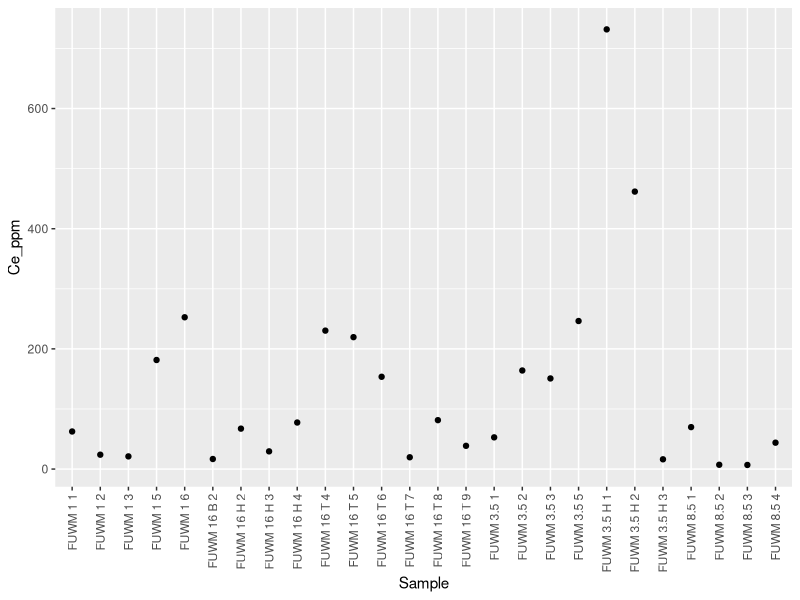
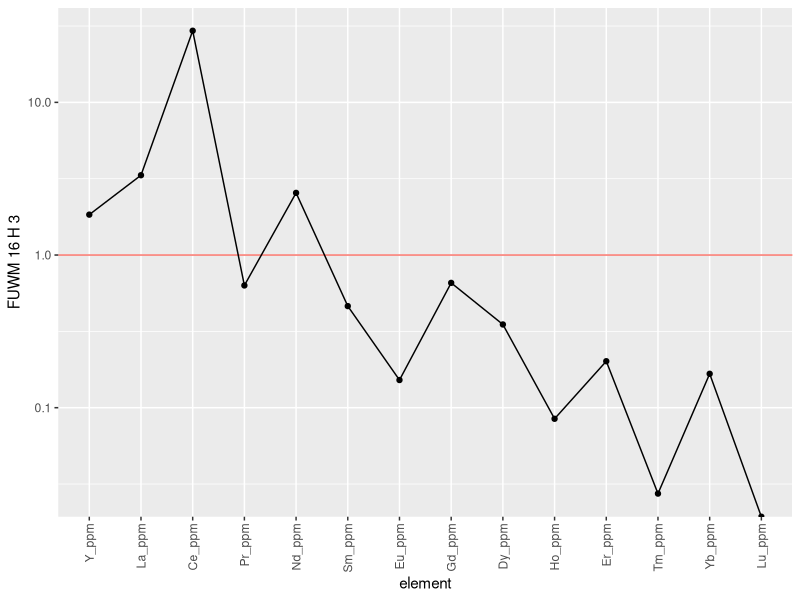
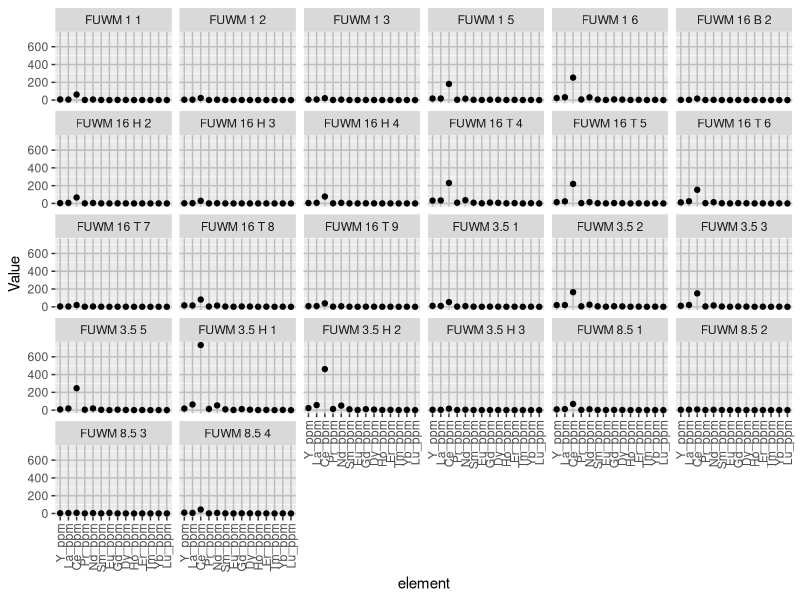
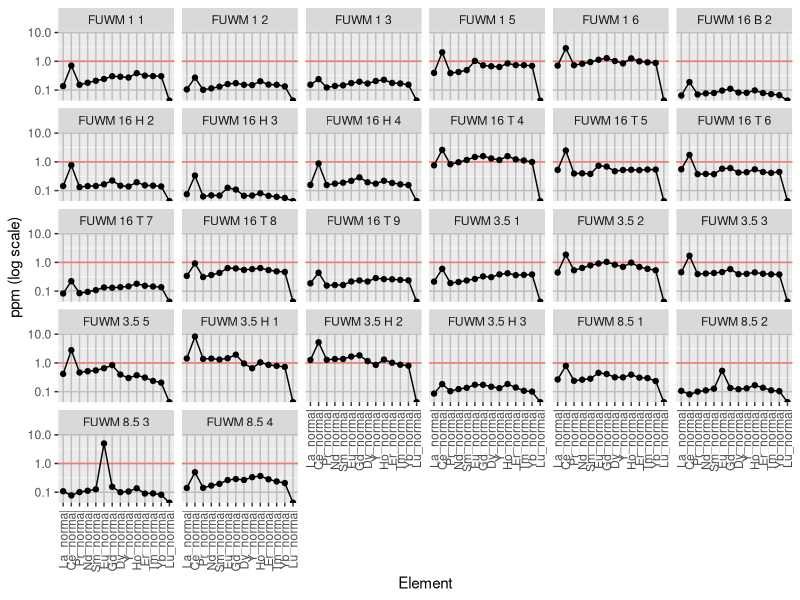
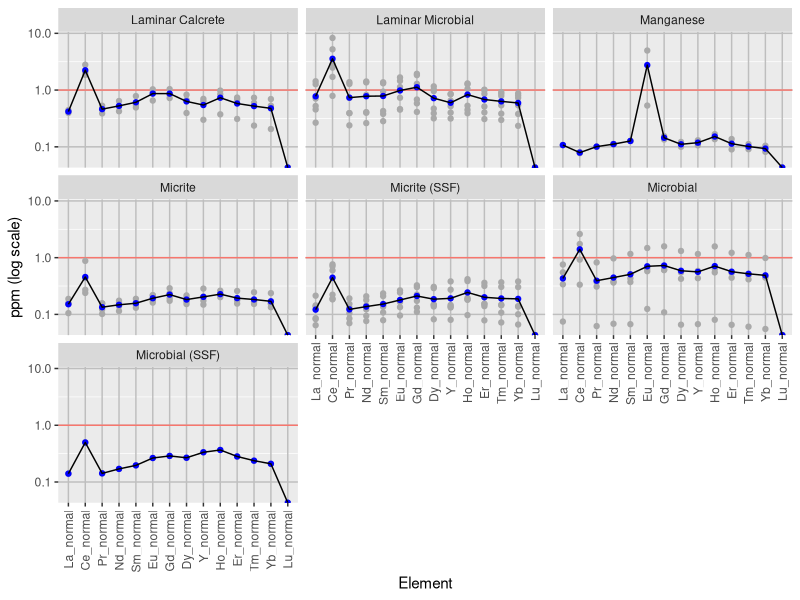
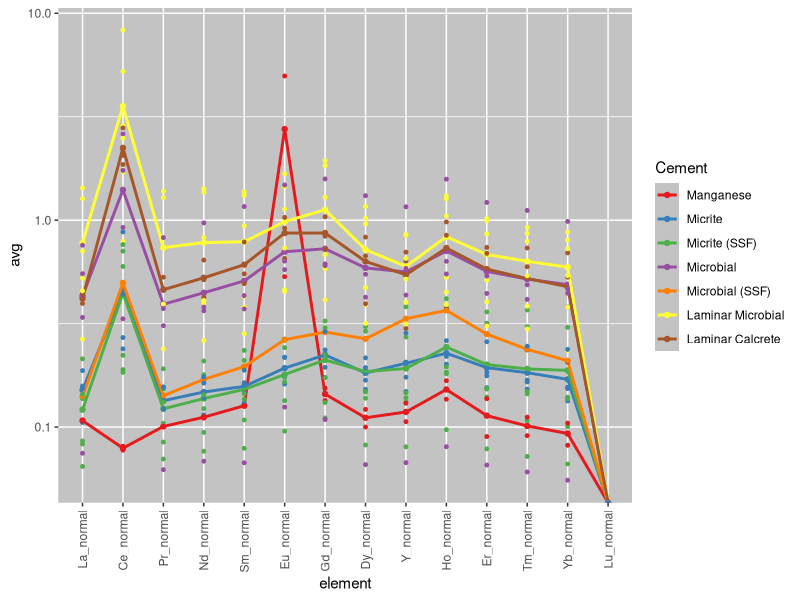

The R script that drew these images, in order:
## ---- chunk 1
knitr::opts_chunk$set(echo = TRUE)
library(tidyverse)
library("readxl")

all_data <- read_excel("ree_data_r.xlsx", 1)
cement_data <- read_excel("ree_data_r.xlsx", 2)
## ---- chunk 2
ree_data <- all_data %>%
  select("Sample", "Y_ppm", "La_ppm", "Ce_ppm", "Pr_ppm", "Nd_ppm", "Sm_ppm", "Eu_ppm",  "Gd_ppm","Dy_ppm", "Ho_ppm", "Er_ppm", "Tm_ppm", "Yb_ppm", "Lu_ppm") #filter out non REY elements\
ree_data <- data.frame(t(ree_data[-1])) #transpose and remove first row containing sample names
colnames(ree_data) <- all_data$Sample #rename column names with sample names
ree_data <- tibble::rownames_to_column(ree_data, "element") %>%
  mutate(element = fct_inorder(element)) #order elements
## ---- chunk 3
ree_data2 <- ree_data %>%
  pivot_longer(-element, names_to = "Sample", values_to = "Value") #pivot data to have each element value as observation
## ---- chunk 4
attach(all_data)
normalize <- all_data %>%
  select("Sample", "La_ppm", "Ce_ppm", "Pr_ppm", "Nd_ppm", "Sm_ppm", "Eu_ppm",  "Gd_ppm","Dy_ppm", "Y_ppm",  "Ho_ppm", "Er_ppm", "Tm_ppm", "Yb_ppm", "Lu_ppm") %>% #filter out non REY elements
  mutate(Y_normal = Y_ppm/27.31, La_normal = La_ppm/44.56, Ce_normal = Ce_ppm/88.25, Pr_normal = Pr_ppm/10.15, Nd_normal = Nd_ppm/37.32, Sm_normal = Sm_ppm/6.884, Eu_normal = Eu_ppm/1.215, Gd_normal = Gd_ppm/6.043, Dy_normal = Dy_ppm/5.325, Ho_normal = Ho_ppm/1.052, Er_normal = Er_ppm/3.075, Tm_normal = Tm_ppm/0.4510, Yb_normal = Yb_ppm/3.012, Lu_normal = Lu_ppm/0.4386) %>% #normalize values using PAAS data from Pourmand et al. 2012
    select("Sample", "La_normal", "Ce_normal", "Pr_normal", "Nd_normal", "Sm_normal", "Eu_normal",  "Gd_normal","Dy_normal", "Y_normal", "Ho_normal", "Er_normal", "Tm_normal", "Yb_normal", "Lu_normal") %>% #filter out non normalized values
  left_join(cement_data, by = c("Sample" = "Sample")) #attach cement to each observation

normal <- data.frame(t(normalize[2:15]))#transpose and remove first row containing sample names and cement row
colnames(normal) <- all_data$Sample #rename column names with sample names
normal <- tibble::rownames_to_column(normal, "element") %>%
  mutate(element = fct_inorder(element)) %>% #order elements
  pivot_longer(-element, names_to = "Sample", values_to = "Value") %>% #pivot data to have each element value as observation
  left_join(cement_data, by = c("Sample" = "Sample")) #attach cement to each observation
## ---- chunk 5
anomaly <- normalize %>%
  mutate(
    Ce_anomaly = Ce_normal/(Pr_normal^2/Nd_normal),
    Y_Ho_ratio = Y_normal/Ho_normal,
    Eu_anomaly = (2*Eu_normal)/(Sm_normal + Gd_normal),
    BSI = (2*(Sm_normal + Gd_normal + Dy_normal)/3)/((La_normal +Pr_normal + Nd_normal)/3+(Ho_normal + Er_normal +Tm_normal +Yb_normal +Lu_normal)/5)) %>%
  group_by(Cement) %>%
  summarise(
    Ce_mean = mean(Ce_anomaly),
    Ce_sd = sd(Ce_anomaly),
    Ce_max = max(Ce_anomaly),
    Ce_min = min(Ce_anomaly),
    YH_mean = mean(Y_Ho_ratio),
    YH_sd = sd(Y_Ho_ratio),
    YH_max = max(Y_Ho_ratio),
    YH_min = min(Y_Ho_ratio),
    Eu_mean = mean(Eu_anomaly),
    Eu_sd = sd(Eu_anomaly),
    Eu_max = max(Eu_anomaly),
    Eu_min = min(Eu_anomaly),
    BSI_mean = mean(BSI),
    BSI_sd = sd(BSI),
    BSI_max = max(BSI),
    BSI_min = min(BSI)
  )
anomaly
## ---- chunk 6
cement_avg <- normal %>%
  group_by(Cement, element) %>%
  summarise(
    n = n(),
    avg = mean(Value),
    sd = sd(Value)
  )
cement_avg$Cement <- factor(cement_avg$Cement, levels = c("Spar", "Microspar", "Manganese", "Micrite", "Micrite (SSF)", "Micrite (spicule)", "Microbial", "Microbial (SSF)", "Laminar Microbial", "Laminar Microbial (Strom)", "Laminar Microbial (sponge)", "Laminar Calcrete"))
## ---- chunk 7
element_plot <- ggplot(all_data, aes(x = Sample, y = Ce_ppm)) + #change y to element of choice
  geom_point() +
  scale_x_discrete(guide = guide_axis(angle = 90))
element_plot
## ---- chunk 8
ree_plot <- ggplot(ree_data, aes(x = element, y = `FUWM 16 H 3`, group = 1)) + #change y to sample of choice
  geom_hline(aes(yintercept = 1, color = "red"), show.legend = FALSE) +
  geom_line() +
  geom_point() +
  scale_y_log10() +
  scale_x_discrete(guide = guide_axis(angle = 90))
ree_plot
## ---- chunk 9
ree_plot2 <- ggplot(ree_data2, aes(x = element, y = Value)) + #non normalized spider plots all samples
  geom_point() +
  scale_x_discrete(guide = guide_axis(angle = 90)) +
  theme(
    panel.grid.major = element_line(
      color = "gray"
    )
    ) +
  facet_wrap(vars(Sample)) 
ree_plot2
## ---- chunk 10
normal_plot <- ggplot(normal, aes(x = element, y = Value, group = 1)) + #normalized spider plots all samples
  geom_hline(aes(yintercept = 1, color = "red"), show.legend = FALSE) +
  geom_line() +
  geom_point() +
  scale_x_discrete(guide = guide_axis(angle = 90)) +
  scale_y_log10() +
  theme(panel.grid.major = element_line(color = "gray")) +
  ylab("ppm (log scale)") +
  xlab("Element") +
  facet_wrap(vars(Sample)) 
normal_plot
## ---- chunk 11
normal_plot <- ggplot(cement_avg, aes(x = element, y = avg, group = 1)) + #normalized spider plots all cements
  geom_hline(aes(yintercept = 1, color = "red"), show.legend = FALSE) +
  geom_point(data = normal, aes(x = element, y = Value), color = "darkgray") +
  geom_point(colour = "blue") +
  geom_line(aes(group = Cement)) +
  scale_x_discrete(guide = guide_axis(angle = 90)) +
  scale_y_log10() +
  theme(panel.grid.major = element_line(color = "gray")) +
  ylab("ppm (log scale)") +
  xlab("Element") +
  facet_wrap(vars(Cement)) 
normal_plot
## ---- chunk 12
cement_aio <- ggplot(cement_avg, aes(x = element, y = avg, color = Cement)) + #attempt at making a single spider plot with all samples
  geom_point() +
  geom_line(aes(group = Cement), size = 1) +
  #geom_errorbar(aes(ymin = avg - sd, ymax = avg + sd), size = .5) +
  geom_point(data = normal, aes(x = element, y = Value, color = Cement), size = 1) +
  scale_x_discrete(guide = guide_axis(angle = 90)) +
  scale_y_log10() +
  scale_color_brewer(palette = "Set1") +
  theme(
    #panel.grid.major = element_line(color = "white",),
   panel.background = element_rect(fill = "#C3C3C3"),
    legend.key = element_rect(fill = "#C3C3C3")
    )
cement_aio
